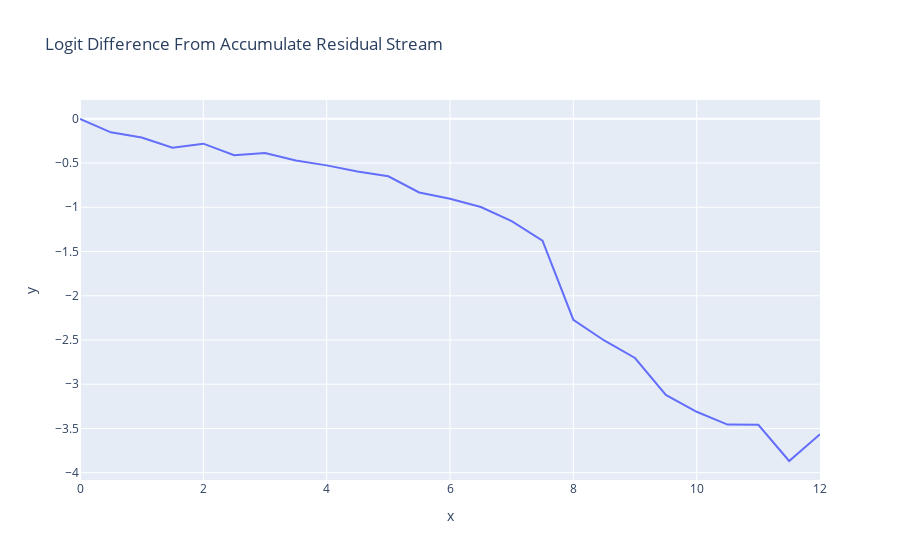

The notebook cell this image was saved under:
### Code cell
accumulated_residual, labels = cache.accumulated_resid(
    layer=-1, incl_mid=True, pos_slice=-1, return_labels=True
)
logit_lens_logit_diffs = residual_stack_to_logit_diff(accumulated_residual, cache)
line(
    logit_lens_logit_diffs,
    x=np.arange(model.cfg.n_layers * 2 + 1) / 2,
    hover_name=labels,
    title="Logit Difference From Accumulate Residual Stream",
)

### Figure 1 — Plotly figure (JSON) as saved in the notebook; plotly's stock layout.template omitted (floating-point values rounded to 4 significant figures)
{"data": [{"hovertemplate": "<b>%{hovertext}</b><br><br>x=%{x}<br>y=%{y}<extra></extra>", "hovertext": ["0_pre", "0_mid", "1_pre", "1_mid", "2_pre", "2_mid", "3_pre", "3_mid", "4_pre", "4_mid", "5_pre", "5_mid", "6_pre", "6_mid", "7_pre", "7_mid", "8_pre", "8_mid", "9_pre", "9_mid", "10_pre", "10_mid", "11_pre", "11_mid", "final_post"], "legendgroup": "", "line": {"color": "#636efa", "dash": "solid"}, "marker": {"symbol": "circle"}, "mode": "lines", "name": "", "orientation": "v", "showlegend": false, "type": "scatter", "x": [0, 0.5, 1, 1.5, 2, 2.5, 3, 3.5, 4, 4.5, 5, 5.5, 6, 6.5, 7, 7.5, 8, 8.5, 9, 9.5, 10, 10.5, 11, 11.5, 12], "xaxis": "x", "y": [-0.002216, -0.1533, -0.2113, -0.327, -0.2808, -0.4118, -0.3864, -0.4718, -0.5264, -0.5948, -0.6499, -0.8331, -0.9028, -0.9976, -1.156, -1.378, -2.271, -2.506, -2.704, -3.12, -3.311, -3.457, -3.458, -3.868, -3.565], "yaxis": "y"}], "layout": {"legend": {"tracegroupgap": 0}, "title": {"text": "Logit Difference From Accumulate Residual Stream"}, "xaxis": {"anchor": "y", "domain": [0, 1], "title": {"text": "x"}}, "yaxis": {"anchor": "x", "domain": [0, 1], "title": {"text": "y"}}}}
